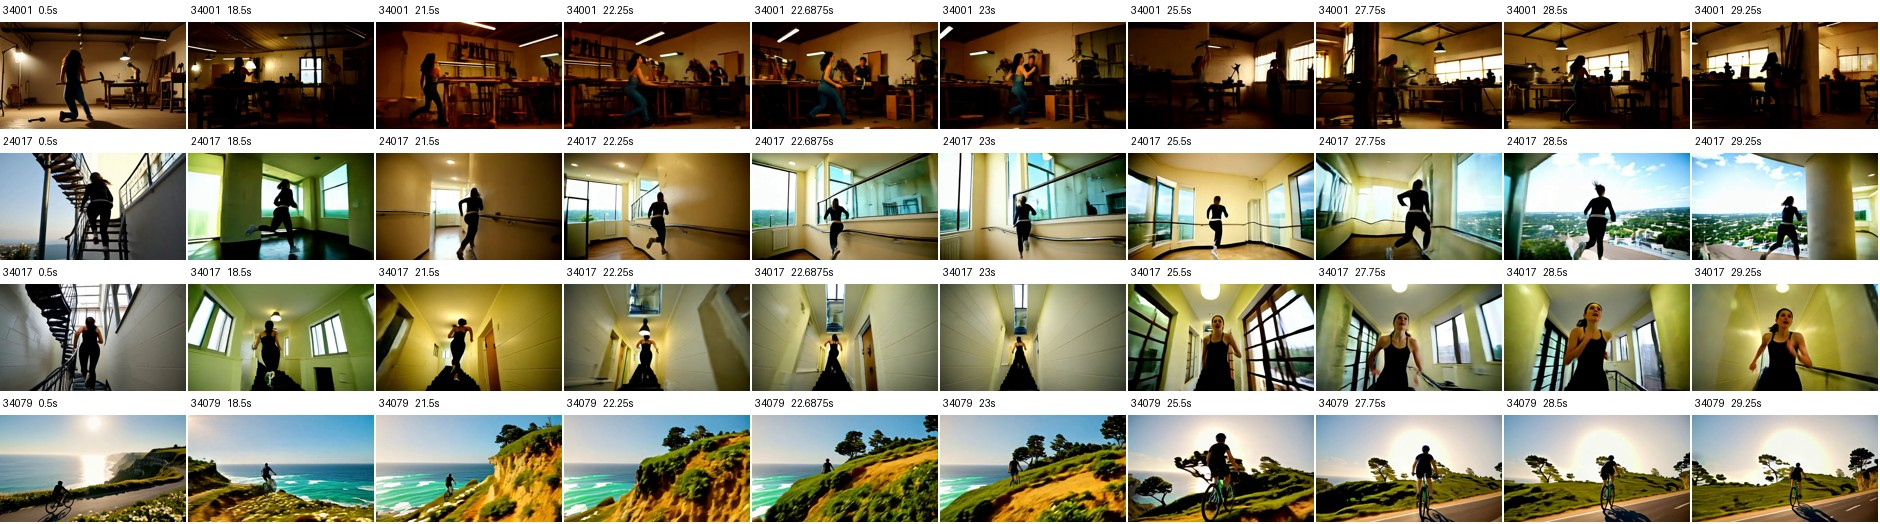

The Python source for this figure:
"""Extract the four baseline cases and the workshop source frame on CPU."""

from pathlib import Path

import av
from PIL import Image, ImageDraw

RUN = Path.cwd()
OLD = {24: "segment-pilot-20261124", 34: "quota-replication-20261124"}
SEEDS = (34001, 24017, 34017, 34079)
TIMES = (0.5, 18.5, 21.5, 22.25, 22.6875, 23, 25.5, 27.75, 28.5, 29.25)


def baseline(seed):
    return RUN.parent / OLD[seed // 1000] / "output"


def main():
    dest = RUN / "output"
    dest.mkdir(exist_ok=True)
    page = Image.new("RGB", (188 * len(TIMES), 131 * 4), "white")
    draw = ImageDraw.Draw(page)
    indices = {round(t * 16): i for i, t in enumerate(TIMES)}
    for row, seed in enumerate(SEEDS):
        video = baseline(seed) / "videos" / f"{seed % 1000:03d}-attention.mp4"
        with av.open(str(video)) as container:
            for i, frame in enumerate(container.decode(video=0)):
                if i not in indices:
                    continue
                col = indices[i]
                im = frame.to_image()
                if seed == 34001 and i == 363:
                    im.save(dest / "workshop-363.png")
                page.paste(im.resize((186, 107)), (188 * col, 131 * row + 22))
                draw.text(
                    (188 * col + 3, 131 * row + 4),
                    f"{seed}   {i / 16:g}s",
                    fill="black",
                )
    page.save(dest / "examples.jpg", quality=90)


if __name__ == "__main__":
    main()
